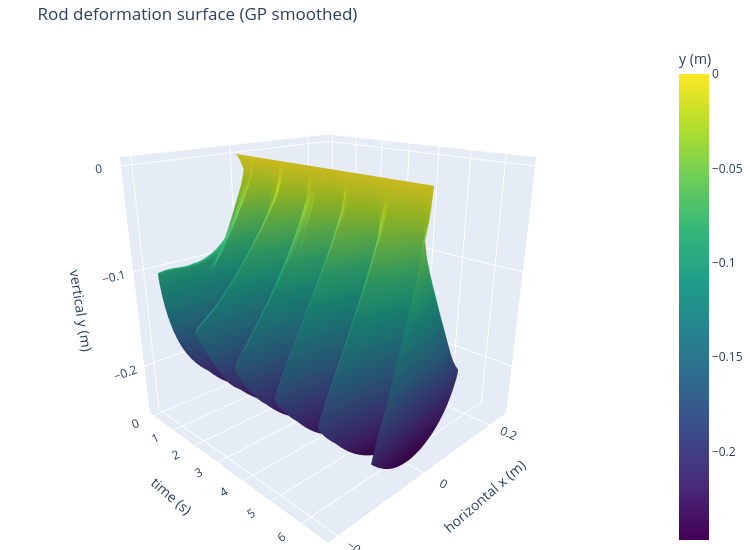

The cell this chart's notebook holds for it:
### Markdown cell above
## Step 4 — 3D surface: GP smoothed x(t, node)

### Code cell
import numpy as np
import plotly.graph_objects as go

# Subsample frames for speed (every 4th frame)
_stride = 1
_frames = np.arange(0, n_frames, _stride)
_n_pts  = n_nodes

# Build grids using physical GP positions — same layout as raw data surface
X_grid_gp = x_smooth[_frames, :].T                        # (n_pts, n_t)  GP horizontal position
T_grid_gp = np.tile(t_raw[_frames], (_n_pts, 1))           # (n_pts, n_t)  time
Y_grid_gp = y_smooth[_frames, :].T                        # (n_pts, n_t)  GP vertical position

# ── Plotly 3D surface: GP smoothed x vs y (horizontal position on y-axis) ─
fig3d = go.Figure(go.Surface(
    x=T_grid_gp,
    y=X_grid_gp,
    z=Y_grid_gp,
    colorscale='viridis',
    colorbar=dict(title='y (m)'),
))
fig3d.update_layout(
    title='Rod deformation surface (GP smoothed)',
    scene=dict(
        xaxis_title='time (s)',
        yaxis_title='horizontal x (m)',
        zaxis_title='vertical y (m)',
        camera=dict(eye=dict(x=1.5, y=-1.5, z=0.8))
    ),
    width=750, height=550, margin=dict(l=0, r=0, t=40, b=0)
)
fig3d.show()

### Figure 1 — Plotly figure (JSON) as saved in the notebook; plotly's stock layout.template omitted (floating-point values rounded to 4 significant figures; data arrays with more than 128 entries replaced by an {"elided": "..."} marker saying what was removed)
{"data": [{"colorbar": {"title": {"text": "y (m)"}}, "colorscale": [[0, "#440154"], [0.1111, "#482878"], [0.2222, "#3e4989"], [0.3333, "#31688e"], [0.4444, "#26828e"], [0.5556, "#1f9e89"], [0.6667, "#35b779"], [0.7778, "#6ece58"], [0.8889, "#b5de2b"], [1, "#fde725"]], "type": "surface", "x": {"elided": "26x989 float values"}, "y": {"elided": "26x989 float values"}, "z": {"elided": "26x989 float values"}}], "layout": {"height": 550, "margin": {"b": 0, "l": 0, "r": 0, "t": 40}, "scene": {"camera": {"eye": {"x": 1.5, "y": -1.5, "z": 0.8}}, "xaxis": {"title": {"text": "time (s)"}}, "yaxis": {"title": {"text": "horizontal x (m)"}}, "zaxis": {"title": {"text": "vertical y (m)"}}}, "title": {"text": "Rod deformation surface (GP smoothed)"}, "width": 750}}
